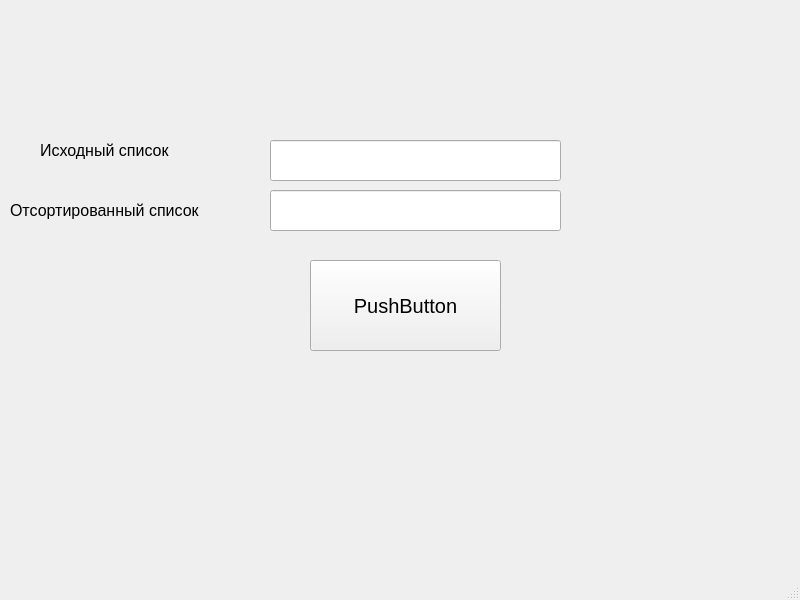
<?xml version="1.0" encoding="UTF-8"?>
<ui version="4.0">
 <class>MainWindow</class>
 <widget class="QMainWindow" name="MainWindow">
  <property name="geometry">
   <rect>
    <x>0</x>
    <y>0</y>
    <width>800</width>
    <height>600</height>
   </rect>
  </property>
  <property name="windowTitle">
   <string>MainWindow</string>
  </property>
  <widget class="QWidget" name="centralwidget">
   <widget class="QLineEdit" name="lineEdit">
    <property name="geometry">
     <rect>
      <x>270</x>
      <y>140</y>
      <width>291</width>
      <height>41</height>
     </rect>
    </property>
   </widget>
   <widget class="QLineEdit" name="lineEdit_2">
    <property name="geometry">
     <rect>
      <x>270</x>
      <y>190</y>
      <width>291</width>
      <height>41</height>
     </rect>
    </property>
   </widget>
   <widget class="QPushButton" name="pushButton">
    <property name="geometry">
     <rect>
      <x>310</x>
      <y>260</y>
      <width>191</width>
      <height>91</height>
     </rect>
    </property>
    <property name="font">
     <font>
      <pointsize>15</pointsize>
     </font>
    </property>
    <property name="text">
     <string>PushButton</string>
    </property>
   </widget>
   <widget class="QLabel" name="label">
    <property name="geometry">
     <rect>
      <x>40</x>
      <y>140</y>
      <width>171</width>
      <height>21</height>
     </rect>
    </property>
    <property name="font">
     <font>
      <pointsize>12</pointsize>
     </font>
    </property>
    <property name="text">
     <string>Исходный список</string>
    </property>
   </widget>
   <widget class="QLabel" name="label_2">
    <property name="geometry">
     <rect>
      <x>10</x>
      <y>190</y>
      <width>241</width>
      <height>41</height>
     </rect>
    </property>
    <property name="font">
     <font>
      <pointsize>12</pointsize>
     </font>
    </property>
    <property name="text">
     <string>Отсортированный список</string>
    </property>
   </widget>
  </widget>
  <widget class="QMenuBar" name="menubar">
   <property name="geometry">
    <rect>
     <x>0</x>
     <y>0</y>
     <width>800</width>
     <height>26</height>
    </rect>
   </property>
  </widget>
  <widget class="QStatusBar" name="statusbar"/>
 </widget>
 <resources/>
 <connections/>
</ui>
